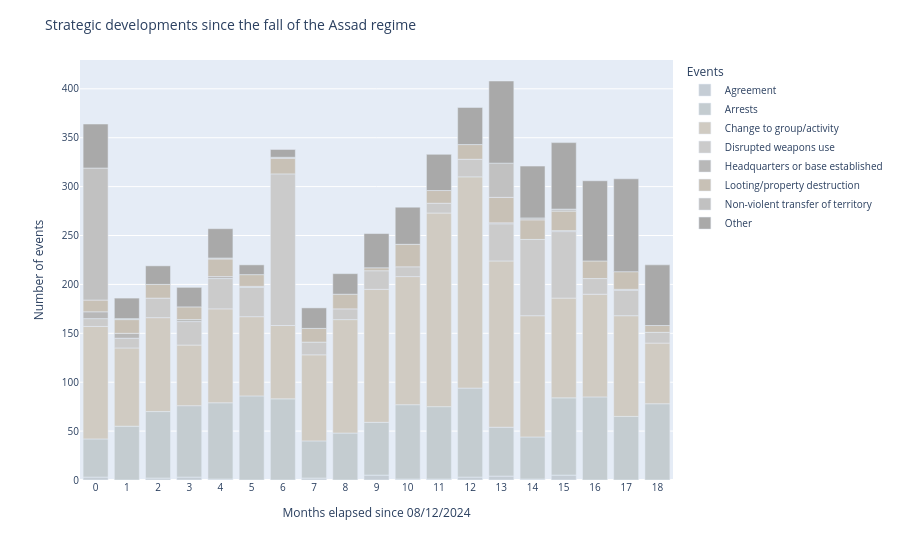

Here is the notebook cell this chart was saved with:
### Code cell
bar_sd = px.bar(
    df_sd,
    x='interval',
    y='event_count',
    color='sub_event_type',
    color_discrete_map=color_map_grey(sd_events_list),
    labels = {'interval': 'Months elapsed since 08/12/2024', 'event_count': 'Number of events'}
)

bar_sd.update_layout(
    title = 'Strategic developments since the fall of the Assad regime',
    legend_title_text = "Events",
    title_font_size = 14,
    font_size=10    
)
bar_sd.update_xaxes(dtick=1)

### Figure 1 — Plotly figure (JSON) as saved in the notebook; plotly's stock layout.template omitted (floating-point values rounded to 4 significant figures)
{"data": [{"hovertemplate": "sub_event_type=Agreement<br>Months elapsed since 08/12/2024=%{x}<br>Number of events=%{y}<extra></extra>", "legendgroup": "Agreement", "marker": {"color": "#C5CDD5", "pattern": {"shape": ""}}, "name": "Agreement", "orientation": "v", "showlegend": true, "textposition": "auto", "type": "bar", "x": [0, 2, 3, 4, 7, 9, 10, 11, 12, 13, 14, 15], "xaxis": "x", "y": [3, 2, 3, 1, 2, 5, 1, 1, 3, 4, 1, 5], "yaxis": "y"}, {"hovertemplate": "sub_event_type=Arrests<br>Months elapsed since 08/12/2024=%{x}<br>Number of events=%{y}<extra></extra>", "legendgroup": "Arrests", "marker": {"color": "#C4CCD0", "pattern": {"shape": ""}}, "name": "Arrests", "orientation": "v", "showlegend": true, "textposition": "auto", "type": "bar", "x": [0, 1, 2, 3, 4, 5, 6, 7, 8, 9, 10, 11, 12, 13, 14, 15, 16, 17, 18], "xaxis": "x", "y": [39, 55, 68, 73, 78, 86, 83, 38, 48, 54, 76, 74, 91, 50, 43, 79, 85, 65, 78], "yaxis": "y"}, {"hovertemplate": "sub_event_type=Change to group/activity<br>Months elapsed since 08/12/2024=%{x}<br>Number of events=%{y}<extra></extra>", "legendgroup": "Change to group/activity", "marker": {"color": "#D0CBC2", "pattern": {"shape": ""}}, "name": "Change to group/activity", "orientation": "v", "showlegend": true, "textposition": "auto", "type": "bar", "x": [0, 1, 2, 3, 4, 5, 6, 7, 8, 9, 10, 11, 12, 13, 14, 15, 16, 17, 18], "xaxis": "x", "y": [115, 80, 96, 62, 96, 81, 75, 88, 116, 136, 131, 198, 216, 170, 124, 102, 105, 103, 62], "yaxis": "y"}, {"hovertemplate": "sub_event_type=Disrupted weapons use<br>Months elapsed since 08/12/2024=%{x}<br>Number of events=%{y}<extra></extra>", "legendgroup": "Disrupted weapons use", "marker": {"color": "#CBCBCB", "pattern": {"shape": ""}}, "name": "Disrupted weapons use", "orientation": "v", "showlegend": true, "textposition": "auto", "type": "bar", "x": [0, 1, 2, 3, 4, 5, 6, 7, 8, 9, 10, 11, 12, 13, 14, 15, 16, 17, 18], "xaxis": "x", "y": [8, 10, 20, 24, 31, 30, 155, 13, 11, 19, 10, 10, 18, 38, 78, 68, 16, 26, 11], "yaxis": "y"}, {"hovertemplate": "sub_event_type=Headquarters or base established<br>Months elapsed since 08/12/2024=%{x}<br>Number of events=%{y}<extra></extra>", "legendgroup": "Headquarters or base established", "marker": {"color": "#B8B8B8", "pattern": {"shape": ""}}, "name": "Headquarters or base established", "orientation": "v", "showlegend": true, "textposition": "auto", "type": "bar", "x": [0, 1, 3, 4, 5, 13, 15, 17], "xaxis": "x", "y": [7, 5, 2, 2, 1, 1, 1, 1], "yaxis": "y"}, {"hovertemplate": "sub_event_type=Looting/property destruction<br>Months elapsed since 08/12/2024=%{x}<br>Number of events=%{y}<extra></extra>", "legendgroup": "Looting/property destruction", "marker": {"color": "#C8C1B6", "pattern": {"shape": ""}}, "name": "Looting/property destruction", "orientation": "v", "showlegend": true, "textposition": "auto", "type": "bar", "x": [0, 1, 2, 3, 4, 5, 6, 7, 8, 9, 10, 11, 12, 13, 14, 15, 16, 17, 18], "xaxis": "x", "y": [12, 14, 14, 13, 18, 12, 16, 14, 15, 3, 23, 13, 15, 26, 20, 20, 18, 18, 7], "yaxis": "y"}, {"hovertemplate": "sub_event_type=Non-violent transfer of territory<br>Months elapsed since 08/12/2024=%{x}<br>Number of events=%{y}<extra></extra>", "legendgroup": "Non-violent transfer of territory", "marker": {"color": "#C1C1C1", "pattern": {"shape": ""}}, "name": "Non-violent transfer of territory", "orientation": "v", "showlegend": true, "textposition": "auto", "type": "bar", "x": [0, 1, 4, 6, 13, 14, 15], "xaxis": "x", "y": [135, 1, 1, 1, 35, 2, 2], "yaxis": "y"}, {"hovertemplate": "sub_event_type=Other<br>Months elapsed since 08/12/2024=%{x}<br>Number of events=%{y}<extra></extra>", "legendgroup": "Other", "marker": {"color": "#A9A9A9", "pattern": {"shape": ""}}, "name": "Other", "orientation": "v", "showlegend": true, "textposition": "auto", "type": "bar", "x": [0, 1, 2, 3, 4, 5, 6, 7, 8, 9, 10, 11, 12, 13, 14, 15, 16, 17, 18], "xaxis": "x", "y": [45, 21, 19, 20, 30, 10, 8, 21, 21, 35, 38, 37, 38, 84, 53, 68, 82, 95, 62], "yaxis": "y"}], "layout": {"barmode": "relative", "font": {"size": 10}, "legend": {"title": {"text": "Events"}, "tracegroupgap": 0}, "margin": {"t": 60}, "title": {"font": {"size": 14}, "text": "Strategic developments since the fall of the Assad regime"}, "xaxis": {"anchor": "y", "domain": [0, 1], "dtick": 1, "title": {"text": "Months elapsed since 08/12/2024"}}, "yaxis": {"anchor": "x", "domain": [0, 1], "title": {"text": "Number of events"}}}}
